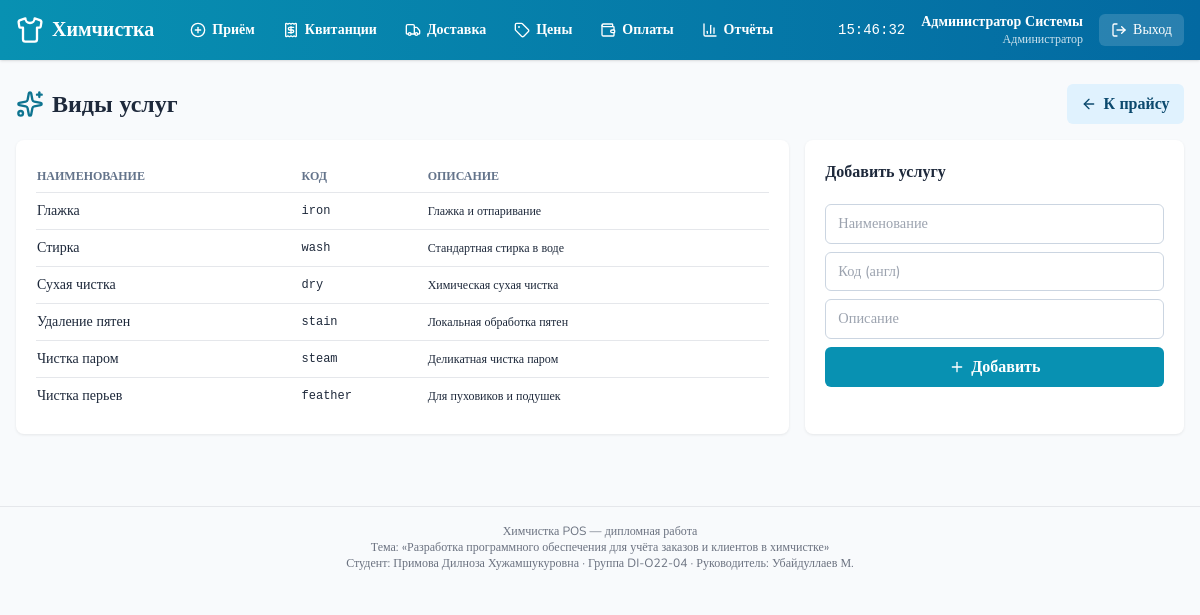
Page /catalog/service-types/ (signed in) on the committed database.
### accounts/models.py (models this page shows, shortened)
class User(AbstractUser):
    ROLE_CHOICES = [
        ('admin', 'Администратор'),
        ('cashier', 'Кассир'),
        ('operator', 'Оператор'),
        ('driver', 'Водитель'),
    ]
    role = models.CharField('Роль', max_length=20, choices=ROLE_CHOICES, default='cashier')
    phone = models.CharField('Телефон', max_length=32, blank=True)
    full_name = models.CharField('ФИО', max_length=160, blank=True)
    class Meta:
        verbose_name = 'Пользователь'
        verbose_name_plural = 'Пользователи'
    def display_name(self):
        return self.full_name or self.get_full_name() or self.username

### catalog/models.py (models this page shows, shortened)
class ServiceType(models.Model):
    name = models.CharField('Наименование', max_length=80, unique=True)
    code = models.SlugField('Код', max_length=40, unique=True)
    description = models.CharField('Описание', max_length=200, blank=True)
    class Meta:
        verbose_name = 'Вид услуги'
        verbose_name_plural = 'Виды услуг'
        ordering = ['name']

### catalog/views.py (the view, shortened to what this page needs)
# urls.py: path('service-types/', views.service_types, name='service_types'),
@login_required
def service_types(request):
    return render(request, 'catalog/service_types.html', {
        'service_types': ServiceType.objects.all(),
    })

### core/context_processors.py (called while the page is built)
def bmi_metadata(request):
    return {
        'BMI_TOPIC': 'Разработка программного обеспечения для учёта заказов и клиентов в химчистке',
        'BMI_STUDENT': 'Примова Дилноза Хужамшукуровна',
        'BMI_GROUP': 'DI-O22-04',
        'BMI_SUPERVISOR': 'Убайдуллаев М.',
        'APP_NAME': 'Химчистка POS',
    }

### templates/catalog/service_types.html (shortened to what this page needs)
{% extends 'base.html' %}
{% block content %}
<div class="flex items-center justify-between mb-4">
  <h1 class="text-2xl font-extrabold flex items-center gap-2"><i data-lucide="sparkles" class="w-7 h-7 text-cyan-700"></i> Виды услуг</h1>
  <a href="{% url 'pricing:matrix' %}" class="btn btn-ghost"><i data-lucide="arrow-left" class="w-4 h-4"></i> К прайсу</a>
</div>
<div class="grid grid-cols-1 lg:grid-cols-3 gap-4">
  <div class="card lg:col-span-2">
    <table class="w-full text-sm">
      <thead><tr class="text-left text-xs uppercase text-slate-500 border-b"><th class="py-2">Наименование</th><th>Код</th><th>Описание</th></tr></thead>
      <tbody>
        {% for s in service_types %}
        <tr class="border-b last:border-0"><td class="py-2">{{ s.name }}</td><td class="font-mono text-xs">{{ s.code }}</td><td class="text-xs">{{ s.description }}</td></tr>
        {% endfor %}
      </tbody>
    </table>
  </div>
  <div class="card">
    <h3 class="font-bold mb-3">Добавить услугу</h3>
    <form method="post" class="space-y-2">{% csrf_token %}
      <input class="input" name="name" placeholder="Наименование" required>
      <input class="input" name="code" placeholder="Код (англ)">
      <input class="input" name="description" placeholder="Описание">
      <button class="btn btn-primary w-full justify-center"><i data-lucide="plus" class="w-4 h-4"></i> Добавить</button>
    </form>
  </div>
</div>
{% endblock %}

### templates/components/topbar.html
{% load static %}
<header class="bg-gradient-to-r from-cyan-600 to-sky-700 text-white shadow no-print">
  <div class="max-w-7xl mx-auto px-4 py-3 flex items-center gap-6">
    <a href="{% url 'pos:dashboard' %}" class="flex items-center gap-2 font-extrabold text-xl">
      <i data-lucide="shirt" class="w-7 h-7"></i>
      <span>Химчистка</span>
    </a>
    <nav class="flex items-center gap-1 flex-1 text-sm font-semibold">
      <a href="{% url 'intake:new' %}" class="px-3 py-2 rounded-md hover:bg-white/15 flex items-center gap-1.5">
        <i data-lucide="plus-circle" class="w-4 h-4"></i> Приём
      </a>
      <a href="{% url 'tickets:list' %}" class="px-3 py-2 rounded-md hover:bg-white/15 flex items-center gap-1.5">
        <i data-lucide="receipt" class="w-4 h-4"></i> Квитанции
      </a>
      <a href="{% url 'delivery:list' %}" class="px-3 py-2 rounded-md hover:bg-white/15 flex items-center gap-1.5">
        <i data-lucide="truck" class="w-4 h-4"></i> Доставка
      </a>
      <a href="{% url 'pricing:matrix' %}" class="px-3 py-2 rounded-md hover:bg-white/15 flex items-center gap-1.5">
        <i data-lucide="tag" class="w-4 h-4"></i> Цены
      </a>
      <a href="{% url 'payments:list' %}" class="px-3 py-2 rounded-md hover:bg-white/15 flex items-center gap-1.5">
        <i data-lucide="wallet" class="w-4 h-4"></i> Оплаты
      </a>
      <a href="{% url 'reports:daily' %}" class="px-3 py-2 rounded-md hover:bg-white/15 flex items-center gap-1.5">
        <i data-lucide="bar-chart-3" class="w-4 h-4"></i> Отчёты
      </a>
    </nav>
    <div class="flex items-center gap-4 text-sm">
      <span id="clock" class="font-mono"></span>
      <div class="text-right leading-tight">
        <div class="font-bold">{{ user.display_name }}</div>
        <div class="text-xs opacity-80">{{ user.get_role_display }}</div>
      </div>
      <form action="{% url 'logout' %}" method="post">{% csrf_token %}
        <button type="submit" class="bg-white/15 hover:bg-white/25 px-3 py-1.5 rounded-md text-sm flex items-center gap-1.5">
          <i data-lucide="log-out" class="w-4 h-4"></i> Выход
        </button>
      </form>
    </div>
  </div>
</header>

### templates/base.html (style rules this page uses)
body { font-family: 'Nunito', system-ui, sans-serif; }
.btn { display:inline-flex; align-items:center; gap:.4rem; padding:.5rem .9rem; border-radius:.375rem; font-weight:700; transition:all .15s; }
.btn-primary { background:#0891b2; color:white; }
.btn-ghost { background:#e0f2fe; color:#0c4a6e; }
.card { background:white; border-radius:.5rem; box-shadow:0 1px 3px rgba(0,0,0,.08); padding:1.25rem; }
.input { width:100%; padding:.5rem .75rem; border:1px solid #cbd5e1; border-radius:.375rem; font-size:.9rem; }

### rows in the picture
User: display_name "Администратор Системы", role "Администратор"
ServiceType: name "Глажка", code "iron", description "Глажка и отпаривание"
ServiceType: name "Стирка", code "wash", description "Стандартная стирка в воде"
ServiceType: name "Сухая чистка", code "dry", description "Химическая сухая чистка"
ServiceType: name "Удаление пятен", code "stain", description "Локальная обработка пятен"
ServiceType: name "Чистка паром", code "steam", description "Деликатная чистка паром"
ServiceType: name "Чистка перьев", code "feather", description "Для пуховиков и подушек"

### other values in the picture
{{ BMI_TOPIC }} "Разработка программного обеспечения для учёта заказов и клиентов в химчистке"
{{ BMI_STUDENT }} "Примова Дилноза Хужамшукуровна"
{{ BMI_GROUP }} "DI-O22-04"
{{ BMI_SUPERVISOR }} "Убайдуллаев М."
